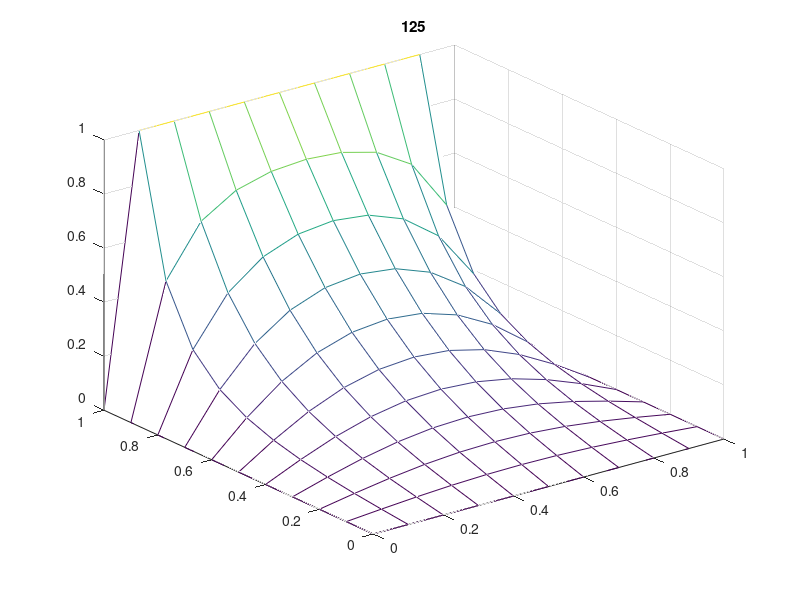

The MATLAB source for this figure:
clear
format compact

% Extent of the System
h=0.1;
x=0:h:1;
y=0:h:1;
m=length(x);

% Initial Conditions 

for ii=1:m
    for jj=1:m
        phi(jj, ii) = 4/(pi*sinh(pi))*sin(pi*x(ii))*sinh(pi*y(jj));
    end
end


% Boundary Conditions: phi=0 everywhere on the boundaries except for y=1
phi(m,:)=1;
phi(1,:)=0;
phi(:,m)=0;
phi(:,1)=0;





% Main loop
for n=1:1e4
  if rem(n,50)==0
    mesh(x,y,phi)
    title(n)
    drawnow
  end

  % Compute average of surrounding mesh points
  next=phi;
  for i=2:m-1
    for j=2:m-1
      next(i,j)=0.25*(phi(i-1,j)+phi(i,j-1)+ ...
                      phi(i+1,j)+phi(i,j+1));
    end
  end

  % Evaluate convergence criteria
  diff=abs(next-phi);
  if max(max(diff))<1e-6
    break
  end
    
  % Update to the new value of phi
  phi=next;
end

mesh(x,y,phi)
title(n)
disp(m)

